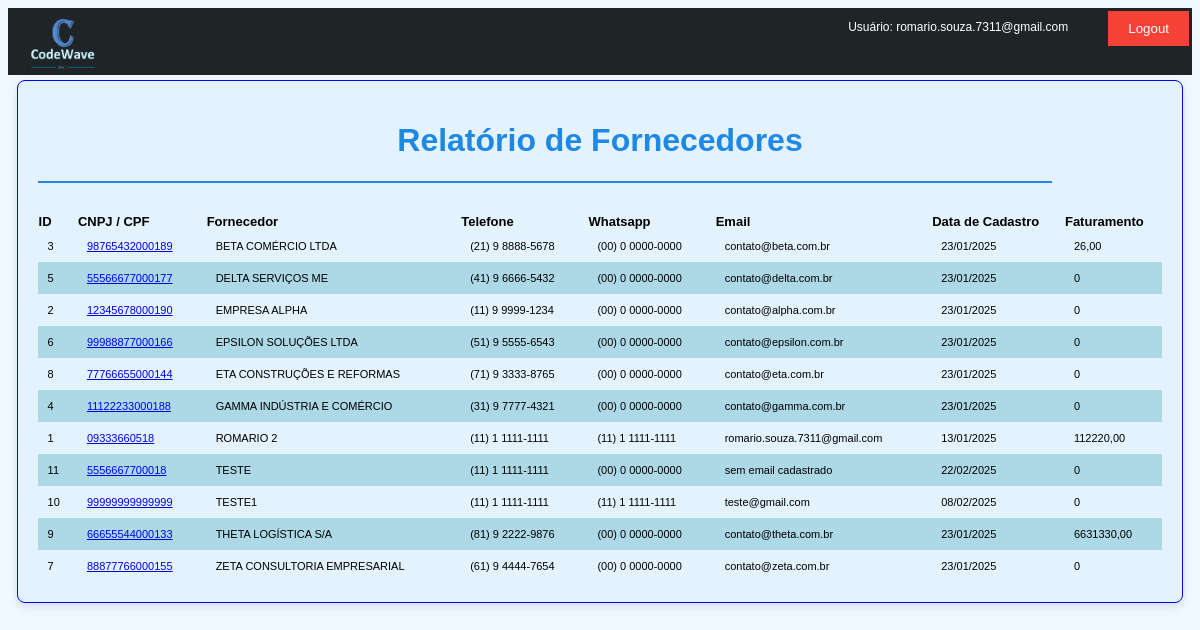
The app's page /rel_fornecedor (signed in) with its own data.
### loja/models.py (models this page shows, shortened)
class Fornecedor(models.Model):
    nome = models.CharField(max_length=30)
    cpf_cnpj = models.CharField(max_length=14, unique=True)
    endereco = models.CharField(max_length=100,null=True, blank=True)
    telefone = models.CharField(max_length=16)
    whatsapp = models.CharField(max_length=16)
    email = models.EmailField()
    obs = models.CharField(max_length=300, null=True, blank=True)
    data_cadastro = models.DateField(default=date.today)

### loja/views.py (the view)
# urls.py: path('rel_fornecedor', rel_fornecedor, name='rel_fornecedor'),
@login_required(login_url='/')
def rel_fornecedor(request):
    nome_usuario = request.user.username
    fornecedores = Fornecedor.objects.order_by('nome')
    faturamento = 0
    fornecedor_info = []
    for fornecedor in fornecedores:
        contas = Contas_a_pagar.objects.filter(fornecedor=fornecedor)
        faturamento = sum(conta.valor for conta in contas)
        fornecedor_info.append({
            'fornecedor': fornecedor,
            'faturamento':faturamento,
        })
    context = {'fornecedor_info':fornecedor_info,
                'nome_usuario': nome_usuario, }
    return render(request, 'rel_fornecedor.html', context)

### loja/templates/rel_fornecedor.html
{% extends 'base.html' %} {% load static %} {% block body %}
<div class="form_fornecedor form_fornecedor_relatorio">
    <h1>Relatório de Fornecedores</h1>
    <hr style="width: 90%; background-color: black; margin: 0 0 30px 0;">
    <table>
        <thead>
          <tr>
            <th class="cabec_rel_prod">ID</th>
            <th class="cabec_rel_prod">CNPJ / CPF</th>
            <th class="cabec_rel_prod">Fornecedor</th>
            <th class="cabec_rel_prod">Telefone</th>
            <th class="cabec_rel_prod">Whatsapp</th>
            <th class="cabec_rel_prod">Email</th>
            <th class="cabec_rel_prod">Data de Cadastro</th>
            <th class="cabec_rel_prod">Faturamento</th>
          </tr>
        </thead>
        <tbody>
          {% for item in fornecedor_info %}
          <tr>
            <td class="font_rel_est">{{ item.fornecedor.id }}</td>
            <td class="font_rel_est">
              <a href="{% url 'compra_por_fornecedor' item.fornecedor.cpf_cnpj %}">{{ item.fornecedor.cpf_cnpj }}</a>
            </td>
            <td class="font_rel_est">{{ item.fornecedor.nome }}</td>
            <td class="font_rel_est">{{ item.fornecedor.telefone }}</td>
            <td class="font_rel_est">{{ item.fornecedor.whatsapp }}</td>
            <td class="font_rel_est">{{ item.fornecedor.email }}</td>
            <td class="font_rel_est">{{ item.fornecedor.data_cadastro|date:'d/m/Y' }}</td>
            <td class="font_rel_est">{{ item.faturamento }}</td>
          </tr>
          {% endfor %}
        </tbody>
      </table>
</div>
{% endblock %}

### loja/templates/base.html (shortened to what this page needs)
{% load static %}
<!DOCTYPE html>
<html lang="pt-br">
  <head>
    <link rel="stylesheet" type="text/css" href="{% static 'css/main.css' %}" />
  </head>
  <body>
    <div class="espaco_logo">
      <a class="imagem_logo" href="{% url 'menu' %}">
        <img src="{% static 'imagens/logo.jpeg' %}" alt="Logo" width="70px" />
      </a>
      <p class="nome_do_usuario">Usuário: {{ nome_usuario }}</p>
      <form method="POST" action="{% url 'logout' %}">
        <button class="btn-logout" type="submit">Logout</button>
      </form>
    </div>
    {% block body %} {% endblock %}
  </body>
</html>

### static/css/main.css (style rules this page uses)
.cabec_rel_prod { font-family: Arial, sans-serif; font-size: 13px; }
.font_rel_est { font-weight: normal; font-family: Arial, sans-serif; font-size: 11px; }
tbody td { font-weight: normal; font-family: Arial, sans-serif; font-size: 14px; }
table { width: 100%; border-collapse: collapse; }
th, td { text-align: left; }
tr:nth-child(even) { background-color: #add8e6; }
body { font-family: Arial, sans-serif; background-color: #f0f8ff; }
.form_fornecedor { width: 50%; margin: auto; border: 1px solid blue; background-color: #e3f2fd; border-radius: 8px; padding: 20px; box-shadow: 0px 4px 8px rgba(0, 0, 0, 0.1); }
h1 { text-align: center; color: #1e88e5; }
hr { border: 1px solid #1e88e5; }
td { padding: 10px; }
.espaco_logo { display: flex; background-color: rgba(1, 5, 8, 0.871); width: 100%; margin: 0 0 5px 0; }
.imagem_logo { margin: 0 0 0 20px; }
.nome_do_usuario { color: #ffffff; margin-left: auto; padding: 0 40px 0 0; font-size: 12px; }
.btn-logout { background-color: #f44336; color: white; border: none; padding: 10px 20px; cursor: pointer; margin: 3px 3px 0 0; }
.form_fornecedor_relatorio { width: 95%; }

### records on screen
Fornecedor: fornecedor.id "3", fornecedor.cpf_cnpj "98765432000189", fornecedor.nome "BETA COMÉRCIO LTDA", fornecedor.telefone "(21) 9 8888-5678", fornecedor.whatsapp "(00) 0 0000-0000", fornecedor.email "contato@beta.com.br", fornecedor.data_cadastro "23/01/2025", faturamento "26,00"
Fornecedor: fornecedor.id "5", fornecedor.cpf_cnpj "55566677000177", fornecedor.nome "DELTA SERVIÇOS ME", fornecedor.telefone "(41) 9 6666-5432", fornecedor.whatsapp "(00) 0 0000-0000", fornecedor.email "contato@delta.com.br", fornecedor.data_cadastro "23/01/2025", faturamento "0"
Fornecedor: fornecedor.id "2", fornecedor.cpf_cnpj "12345678000190", fornecedor.nome "EMPRESA ALPHA", fornecedor.telefone "(11) 9 9999-1234", fornecedor.whatsapp "(00) 0 0000-0000", fornecedor.email "contato@alpha.com.br", fornecedor.data_cadastro "23/01/2025", faturamento "0"
Fornecedor: fornecedor.id "6", fornecedor.cpf_cnpj "99988877000166", fornecedor.nome "EPSILON SOLUÇÕES LTDA", fornecedor.telefone "(51) 9 5555-6543", fornecedor.whatsapp "(00) 0 0000-0000", fornecedor.email "contato@epsilon.com.br", fornecedor.data_cadastro "23/01/2025", faturamento "0"
Fornecedor: fornecedor.id "8", fornecedor.cpf_cnpj "77766655000144", fornecedor.nome "ETA CONSTRUÇÕES E REFORMAS", fornecedor.telefone "(71) 9 3333-8765", fornecedor.whatsapp "(00) 0 0000-0000", fornecedor.email "contato@eta.com.br", fornecedor.data_cadastro "23/01/2025", faturamento "0"
Fornecedor: fornecedor.id "4", fornecedor.cpf_cnpj "11122233000188", fornecedor.nome "GAMMA INDÚSTRIA E COMÉRCIO", fornecedor.telefone "(31) 9 7777-4321", fornecedor.whatsapp "(00) 0 0000-0000", fornecedor.email "contato@gamma.com.br", fornecedor.data_cadastro "23/01/2025", faturamento "0"
Fornecedor: fornecedor.id "1", fornecedor.cpf_cnpj "09333660518", fornecedor.nome "ROMARIO 2", fornecedor.telefone "(11) 1 1111-1111", fornecedor.whatsapp "(11) 1 1111-1111", fornecedor.email "romario.souza.7311@gmail.com", fornecedor.data_cadastro "13/01/2025", faturamento "112220,00"
Fornecedor: fornecedor.id "11", fornecedor.cpf_cnpj "5556667700018", fornecedor.nome "TESTE", fornecedor.telefone "(11) 1 1111-1111", fornecedor.whatsapp "(00) 0 0000-0000", fornecedor.email "sem email cadastrado", fornecedor.data_cadastro "22/02/2025", faturamento "0"
Fornecedor: fornecedor.id "10", fornecedor.cpf_cnpj "99999999999999", fornecedor.nome "TESTE1", fornecedor.telefone "(11) 1 1111-1111", fornecedor.whatsapp "(11) 1 1111-1111", fornecedor.email "teste@gmail.com", fornecedor.data_cadastro "08/02/2025", faturamento "0"
Fornecedor: fornecedor.id "9", fornecedor.cpf_cnpj "66655544000133", fornecedor.nome "THETA LOGÍSTICA S/A", fornecedor.telefone "(81) 9 2222-9876", fornecedor.whatsapp "(00) 0 0000-0000", fornecedor.email "contato@theta.com.br", fornecedor.data_cadastro "23/01/2025", faturamento "6631330,00"
Fornecedor: fornecedor.id "7", fornecedor.cpf_cnpj "88877766000155", fornecedor.nome "ZETA CONSULTORIA EMPRESARIAL", fornecedor.telefone "(61) 9 4444-7654", fornecedor.whatsapp "(00) 0 0000-0000", fornecedor.email "contato@zeta.com.br", fornecedor.data_cadastro "23/01/2025", faturamento "0"

### other values on screen
{{ nome_usuario }} "romario.souza.7311@gmail.com"
